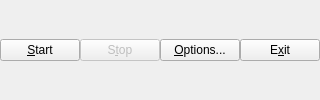
    <widget class="QWidget" name="widget" native="true">
     <layout class="QHBoxLayout" name="horizontalLayout_3">
      <property name="spacing">
       <number>0</number>
      </property>
      <property name="leftMargin">
       <number>0</number>
      </property>
      <property name="topMargin">
       <number>0</number>
      </property>
      <property name="rightMargin">
       <number>0</number>
      </property>
      <property name="bottomMargin">
       <number>0</number>
      </property>
      <item>
       <widget class="QPushButton" name="BtnStart">
        <property name="enabled">
         <bool>true</bool>
        </property>
        <property name="toolTip">
         <string/>
        </property>
        <property name="text">
         <string>&amp;Start</string>
        </property>
        <property name="icon">
         <iconset resource="../rtknavi_qt/rtknavi_qt.qrc">
          <normaloff>:/buttons/start.bmp</normaloff>:/buttons/start.bmp</iconset>
        </property>
        <property name="flat">
         <bool>false</bool>
        </property>
       </widget>
      </item>
      <item>
       <widget class="QPushButton" name="BtnStop">
        <property name="enabled">
         <bool>false</bool>
        </property>
        <property name="toolTip">
         <string/>
        </property>
        <property name="text">
         <string>S&amp;top</string>
        </property>
        <property name="icon">
         <iconset resource="../rtknavi_qt/rtknavi_qt.qrc">
          <normaloff>:/buttons/stop2.bmp</normaloff>:/buttons/stop2.bmp</iconset>
        </property>
        <property name="flat">
         <bool>false</bool>
        </property>
       </widget>
      </item>
      <item>
       <widget class="QPushButton" name="BtnOpt">
        <property name="enabled">
         <bool>true</bool>
        </property>
        <property name="toolTip">
         <string/>
        </property>
        <property name="text">
         <string>&amp;Options...</string>
        </property>
        <property name="icon">
         <iconset resource="../rtkpost_qt/rtkpost_qt.qrc">
          <normaloff>:/buttons/toolbmp</normaloff>:/buttons/toolbmp</iconset>
        </property>
        <property name="flat">
         <bool>false</bool>
        </property>
       </widget>
      </item>
      <item>
       <widget class="QPushButton" name="BtnExit">
        <property name="enabled">
         <bool>true</bool>
        </property>
        <property name="toolTip">
         <string/>
        </property>
        <property name="text">
         <string>E&amp;xit</string>
        </property>
        <property name="flat">
         <bool>false</bool>
        </property>
       </widget>
      </item>
     </layout>
    </widget>
